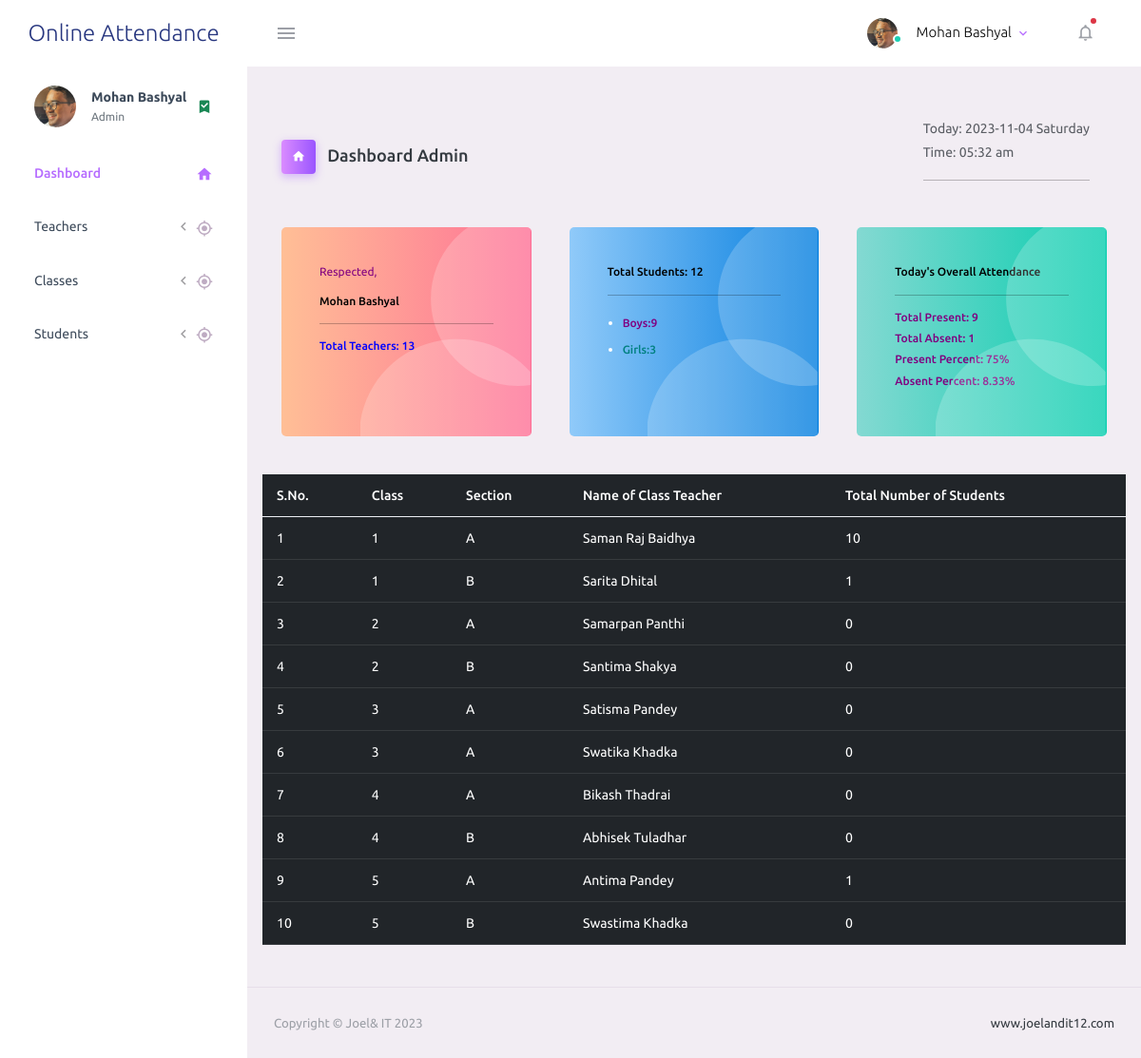
/dashboard.php (signed in), run on the app's committed database.
### tables this page shows
CREATE TABLE `assign_class_teacher` (
  `id` int(11) NOT NULL,
  `teacher_name` varchar(255) NOT NULL,
  `class` varchar(255) NOT NULL,
  `section` varchar(255) NOT NULL,
  `subject` varchar(255) NOT NULL,
  `status` tinyint(4) NOT NULL
);

CREATE TABLE `classes` (
  `id` int(11) NOT NULL,
  `class_name` varchar(255) NOT NULL,
  `section_name` varchar(255) NOT NULL
);

### dashboard.php (the view, shortened to what the rows shown need)
<?php
include('config.php');
?>
<!DOCTYPE html>
<html lang="en">
  <head>
    <link rel="stylesheet" href="assets/vendors/mdi/css/materialdesignicons.min.css">
    <link rel="stylesheet" href="assets/vendors/css/vendor.bundle.base.css">
    <link rel="stylesheet" href="assets/css/style.css">
  </head>
  <body>
    <div class="container-scroller">
      <div class="container-fluid page-body-wrapper">
        <div class="main-panel">
          <div class="content-wrapper">
            <?php if(isset($_SESSION['NAME']) && $_SESSION['ROLE']=="Teacher"){ ?>
            <div class="row">
              <div class="col-md-4 stretch-card grid-margin">
                <div class="card bg-gradient-danger card-img-holder text-white">
                  <div class="card-body">
                    <img src="assets/images/dashboard/circle.svg" class="card-img-absolute" alt="circle-image" />
                    <?php
                        $username = $_SESSION['NAME'];
                        $gQuery =  "select gender from users where name='$username'";
                        $gresult = mysqli_query($con,$gQuery);
                        $getGender = mysqli_fetch_assoc($gresult);
                        $gen = $getGender['gender'];
                    ?>
                    <font  style="color: black; font-weight: bold; font-size: 12px;">Respected,<br><?php echo $_SESSION['NAME'];?> <?php if($gen == "male"){ echo "Sir"; }else{ echo "Mam"; }?> </font>
                    <?php
                       $name = $_SESSION['NAME'];
                      $query = "select * from assign_class_teacher where teacher_name ='$name'";
                      $result = mysqli_query($con,$query);
                      $resultRow = mysqli_fetch_assoc($result);
                    ?>
                    <?php  if($resultRow == null) { ?>
                      <h6 style="color: red;">You are not assign as class teacher till now</h6>
                    <?php }else{ ?>
                   <hr style="color: black;width: 50px solid;">
                    <?php
                      $name = $_SESSION['NAME'];
                      $query = "select * from assign_class_teacher where teacher_name ='$name'";
                      $result = mysqli_query($con,$query);
                      while($row=mysqli_fetch_assoc($result)){
                    ?>
                    <font style="color: blue;font-size: 12px;">You are class teacher of Class <?=$row['class'];?> <?php echo "'".$row['section']."'";?></font>
                  <?php }?>
                   <hr style="color: black;width: 50px solid;">
                 <?php } ?>
                  </div>
                </div>
              </div>
              <div class="col-md-4 stretch-card grid-margin">
                <div class="card bg-gradient-info card-img-holder text-white">
                  <div class="card-body">
                    <img src="assets/images/dashboard/circle.svg" class="card-img-absolute" alt="circle-image" />
                      <?php
                      $sql = "select class,section from assign_class_teacher where teacher_name='$name'";
                      $result = mysqli_query($con,$sql);
                      $row = mysqli_fetch_assoc($result);
                      ?>
                      <?php if($row == null) {?>
                        <u style="color: black;"><font style="font-weight: bold; font-size: 15px;">Total Students in your class</font></u>
                        <h6 style="color: red;">You are not assigned as class teacher till now</h6>
                        <?php } else{ ?>
                    <?php
                      $sql = "select class,section from assign_class_teacher where teacher_name='$name'";
                      $result = mysqli_query($con,$sql);
                      while($row = mysqli_fetch_assoc($result)){
                        $cla = $row['class'];
                        $sec = $row['section'];
                      }
                      $sql1 = "select name from students where class='$cla' and section='$sec'";
                      $result1 = mysqli_query($con,$sql1);
                      $num_stu = mysqli_num_rows($result1);
                      $sqlb = "select name from students where class='$cla' and section='$sec' and gender='boy'";
                      $resb = mysqli_query($con,$sqlb);
                      $num_boys = mysqli_num_rows($resb);
                      $num_girls = $num_stu - $num_boys;
                     ?>
                    <h6 style="color: black; font-size: 12px;">Total Students: <?=$num_stu?>
                    </h6><hr style="color: black;width: 50px solid;">
                    <ul style="color: purple;">
                      <li style="font-size: 12px;">Number of boys:<?php echo $num_boys; ?></li>
                      <li style="font-size: 12px;">Number of girls:<?php echo $num_girls; ?></li>
                    </ul>
                  <?php } ?>
                     <hr style="color: black;width: 50px solid;">
                  </div>
                </div>
              </div>
              <div class="col-md-4 stretch-card grid-margin">
                <div class="card bg-gradient-success card-img-holder text-white">
                  <div class="card-body">
                    <img src="assets/images/dashboard/circle.svg" class="card-img-absolute" alt="circle-image" />
                    <u style="color: black; font-size: 13px; font-weight: bold;">Today's Attendance</u>
                    <?php
                      $date = date('Y-m-d');
                      $teacher = $_SESSION['NAME'];
                      $query = "select class,section from assign_class_teacher where teacher_name='$teacher'";
                      $result = mysqli_query($con,$query);
                      $res = mysqli_fetch_assoc($result);
                    ?>
                    <?php
                      if($res == null){
                    ?>
                    <ul style="color: red; font-size: 12px;">
                      <li>You are not assigned as class teacher till now.</li>
                    </ul>
                  <?php } else { ?>
                      <?php
                      $date = date('Y-m-d');
                      $teacher = $_SESSION['NAME'];
                      $query = "select class,section from assign_class_teacher where teacher_name='$teacher'";
                      $result = mysqli_query($con,$query);
                      $res = mysqli_fetch_assoc($result);
                      $class = $res['class'];
                      $section = $res['section'];
                      $sql = "select student_name from student_attendance where class='$class' and section='$section' and dates='$date' and status=1";
                      $ress = mysqli_query($con,$sql);
                      $numPres = mysqli_num_rows($ress);
                      $sql1 = "select student_name from student_attendance where class='$class' and section='$section' and dates='$date' and status=0";
                      $resss = mysqli_query($con,$sql1);
                      $numAbs = mysqli_num_rows($resss);
                    ?>
                    <ul>
                      <li style="color: purple;font-size: 12px;">Present Student: <?=$numPres?></li>
                      <li style="color: purple;font-size: 12px;">Absent Student: <?=$numAbs?></li>
                    </ul>
                  <?php } ?>
                    <hr style="color: black;width: 50px solid;">
                    <u style="color: black;font-size: 10px; font-weight: bold;">List of Absent Students</u>
                    <?php
                         $date = date('Y-m-d');
                      $teacher = $_SESSION['NAME'];
                      $query = "select class,section from assign_class_teacher where teacher_name='$teacher'";
                      $result = mysqli_query($con,$query);
                      $res = mysqli_fetch_assoc($result);
                      ?>
                      <?php if($res == null) { ?>
                        <ul style="color: red; font-size: 12px;">
                          <li>You are not assigned as class teacher till now</li>
                        </ul>
                      <?php }else { ?>
                    <ul style="color: brownfont; font-size: 10px;">
                      <?php
                         $date = date('Y-m-d');
                      $teacher = $_SESSION['NAME'];
                      $query = "select class,section from assign_class_teacher where teacher_name='$teacher'";
                      $result = mysqli_query($con,$query);
                      $res = mysqli_fetch_assoc($result);
                      $class = $res['class'];
                      $section = $res['section'];
                      $sql = "select student_name from student_attendance where class='$class' and section='$section' and dates='$date' and status=1";
                      $ress = mysqli_query($con,$sql);
                      $numPres = mysqli_num_rows($ress);
                      $sql1 = "select student_name from student_attendance where class='$class' and section='$section' and dates='$date' and status=0";
                      $resss = mysqli_query($con,$sql1);
                      $numAbs = mysqli_num_rows($resss);
                      while($AbStd = mysqli_fetch_assoc($resss)){
                      ?>
                      <li><?=$AbStd['student_name'];?></li>
                      <?php } ?>
                    </ul>
                  <?php } ?>
                    <hr style="color: black;width: 50px solid;">
                  </div>
                </div>
              </div>
            </div>
              <?php }else{ ?>
                <div class="row">
              <table class="table table-dark">
                <thead>
                  <tr>
                    <th>S.No.</th>
                    <th>Class</th>
                    <th>Section</th>
                    <th>Name of Class Teacher</th>
                    <th>Total Number of Students</th>
                  </tr>
                </thead>
                <tbody>
                  <?php
                    $c=1;
                      $queryCS = "select class_name,section_name from classes";
                      $resultCS = mysqli_query($con,$queryCS);
                      while($CS = mysqli_fetch_assoc($resultCS)){
                        $class = $CS['class_name'];
                        $section = $CS['section_name'];
                        $CTQuery = "select teacher_name from assign_class_teacher where class='$class' and section='$section'";
                        $resultCT = mysqli_query($con,$CTQuery);
                        while($classTeacher = mysqli_fetch_assoc($resultCT)){
                          $numSECQ = "select name from students where class='$class' and section='$section'";
                          $resultSECQ = mysqli_query($con,$numSECQ);
                          $num_students_in_each_class = mysqli_num_rows($resultSECQ);
                    ?>
                  <tr>
                    <td><?=$c++;?></td>
                    <td><?=$class;?></td>
                    <td><?=$section;?></td>
                    <td><?=$classTeacher['teacher_name'];?></td>
                    <td><?=$num_students_in_each_class?></td>
                  </tr>
                  <?php }?>
                  <?php }?>
                </tbody>
              </table>
              </div>
            <?php }?>
          </div>
        </div>
      </div>
    </div>
  </body>
</html>

### data on the page
classes: class_name "1", section_name "A"
assign_class_teacher: teacher_name "Saman Raj Baidhya", num_students_in_each_class "10"
classes: class_name "1", section_name "B"
assign_class_teacher: teacher_name "Sarita Dhital", num_students_in_each_class "1"
classes: class_name "2", section_name "A"
assign_class_teacher: teacher_name "Samarpan Panthi", num_students_in_each_class "0"
classes: class_name "2", section_name "B"
assign_class_teacher: teacher_name "Santima Shakya", num_students_in_each_class "0"
classes: class_name "3", section_name "A"
assign_class_teacher: teacher_name "Satisma Pandey", num_students_in_each_class "0"
assign_class_teacher: teacher_name "Swatika Khadka", num_students_in_each_class "0"
classes: class_name "4", section_name "A"
assign_class_teacher: teacher_name "Bikash Thadrai", num_students_in_each_class "0"
classes: class_name "4", section_name "B"
assign_class_teacher: teacher_name "Abhisek Tuladhar", num_students_in_each_class "0"
classes: class_name "5", section_name "A"
assign_class_teacher: teacher_name "Antima Pandey", num_students_in_each_class "1"
classes: class_name "5", section_name "B"
assign_class_teacher: teacher_name "Swastima Khadka", num_students_in_each_class "0"

### other printed values
$_SESSION['NAME'] "Mohan Bashyal"
$_SESSION['ROLE'] "Admin"
$_SESSION['NAME'] "Mohan…"
